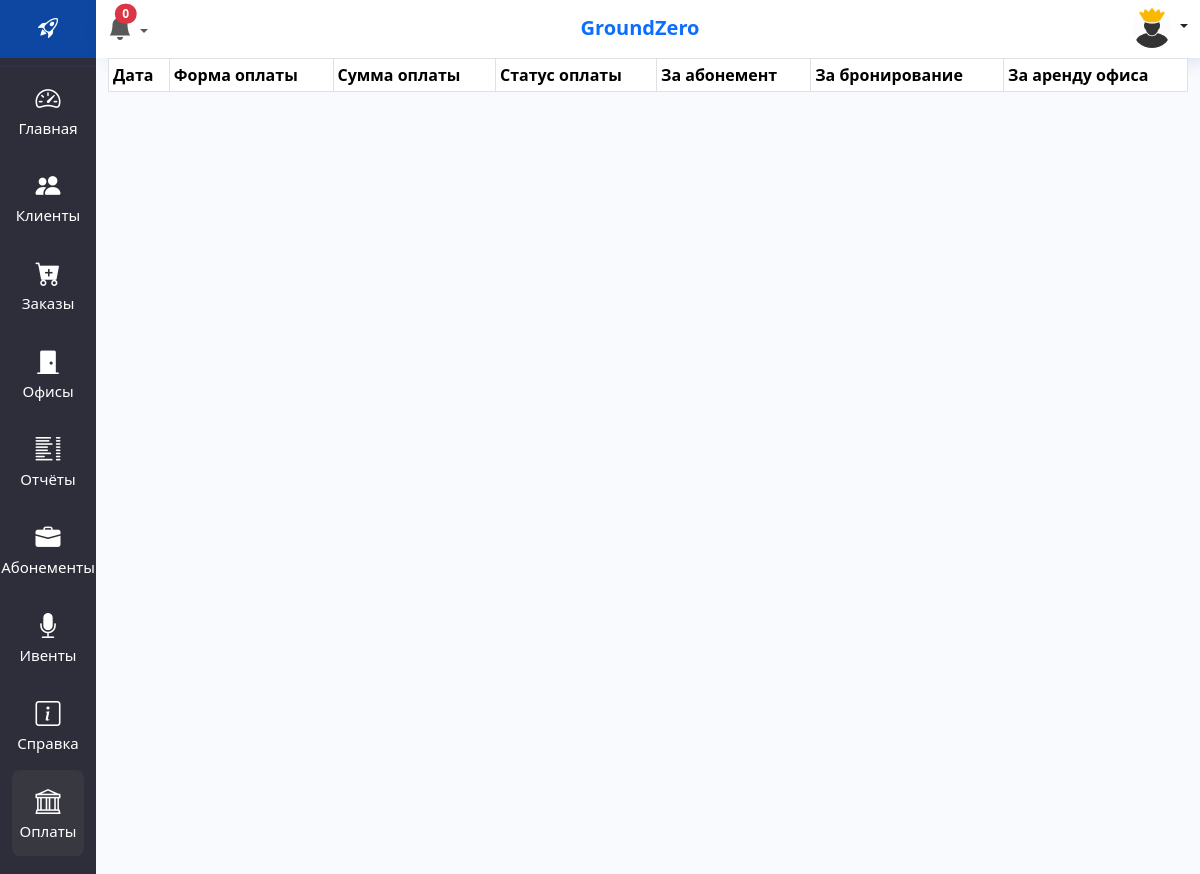
The app's page /payments/ (signed in), older data.
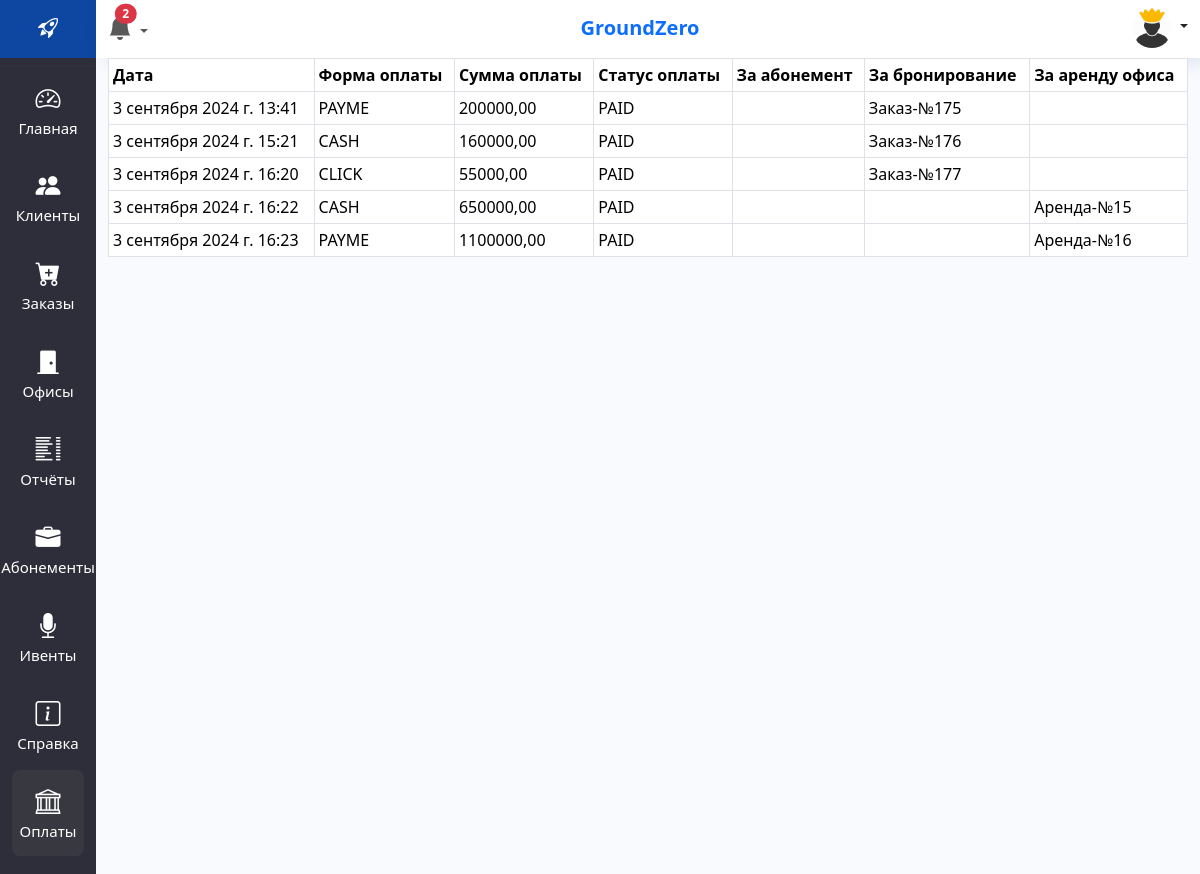
The same page, newer data.
### crm/models.py (models this page shows, shortened)
class Payments(models.Model):
    CLICK = 'CLICK'
    PAYME = "PAYME"
    CASH = 'CASH'
    UZUM = 'UZUM'
    PAYMENTS = [(CLICK, CLICK), (PAYME, PAYME), (CASH, CASH), (UZUM, UZUM)]
    PAYMENT_STATUS = [('PAID', 'ОПЛАЧЕН'), ('UNPAID', 'НЕОПЛАЧЕН')]
    payment = models.CharField(choices=PAYMENTS, blank=True, max_length=30, null=True, verbose_name='Тип оплаты')
    payment_status = models.CharField(choices=PAYMENT_STATUS, max_length=30, verbose_name="Статус оплаты",
                                      default="PAID")
    summa = models.DecimalField(decimal_places=2, max_digits=12, verbose_name='Сумма', blank=True, null=True)
    order = models.ForeignKey(Order, on_delete=models.CASCADE, blank=True, null=True, verbose_name='Комната',
                              related_name="payments")
    abonement = models.ForeignKey(AbonementBuyList, on_delete=models.CASCADE, blank=True, null=True,
                                  verbose_name='абонемент')
    officeRent = models.ForeignKey(OfficeRent, on_delete=models.CASCADE, blank=True, null=True, verbose_name='аренда')
    created_at = models.DateTimeField(auto_now_add=True)
    added_user = models.ForeignKey(settings.AUTH_USER_MODEL, on_delete=models.CASCADE, blank=True, null=True)
    class Meta:
        verbose_name = 'Оплата'
        verbose_name_plural = 'Оплаты'

class Order(models.Model):
    objects = None
    PAYMENT_STATUS = [('PAID', 'ОПЛАЧЕН'), ('UNPAID', 'НЕОПЛАЧЕН')]
    client = models.ForeignKey(Client, to_field="telegram_id", on_delete=models.CASCADE, verbose_name='Клиент')
    filial = models.ForeignKey(Filial, on_delete=models.CASCADE)
    product = models.ForeignKey(Rooms, on_delete=models.CASCADE)
    hour = models.PositiveSmallIntegerField(verbose_name='Длительность')
    payment_status = models.CharField(choices=PAYMENT_STATUS, max_length=30, verbose_name="Статус оплаты", default="UNPAID")
    summa = models.DecimalField(decimal_places=2, max_digits=12, verbose_name='Сумма', blank=True, null=True)
    summa_with_discount = models.DecimalField(decimal_places=2, max_digits=12, verbose_name='Сумма со скидкой',blank=True, null=True)
    order_start = models.DateTimeField(verbose_name='Бронировать от :')
    order_end = models.DateTimeField(verbose_name='Бронировать до :')
    added_user = models.ForeignKey(settings.AUTH_USER_MODEL, on_delete=models.CASCADE, null=True, blank=True)
    pay_accept_user = models.TextField(null=True, blank=True)
    comment = models.TextField(null=True, blank=True, verbose_name='Комментария')
    is_deleted = models.BooleanField(default=False)
    created_at = models.DateTimeField(default=django.utils.timezone.now, verbose_name='Дата создания')
    discount = models.PositiveSmallIntegerField(default=0)
    payment_detail = models.ForeignKey(ClickTransaction, on_delete=models.SET_NULL, null=True, blank=True)
    def __str__(self):
        return f"Заказ-№{self.pk}"
    class Meta:
        verbose_name = 'Заказ'
        verbose_name_plural = 'Заказы'

class OfficeRent(models.Model):
    objects = None
    office = models.ForeignKey(Rooms, on_delete=models.DO_NOTHING)
    rent_start = models.DateField(verbose_name='Начало бронирование')
    rent_end = models.DateField(verbose_name='Конец бронирование')
    booked_user = models.ForeignKey(Client, on_delete=models.CASCADE, verbose_name='Кто бронировал')
    is_active = models.BooleanField(default=False)
    is_paid = models.BooleanField(default=False)
    created_at = models.DateTimeField(auto_now_add=True)
    color = models.CharField(max_length=7, blank=True, null=True, unique=True)
    def __str__(self):
        return f"Аренда-№{self.pk}"
    class Meta:
        verbose_name = 'Аренда офиса'
        verbose_name_plural = 'Аренда офисов'

### crm/views.py (the view)
# urls.py: path('payments/', paymentsView, name='payments'),
def paymentsView(request):
    payments = Payments.objects.all()
    context = {'payments': payments, 'title': 'Оплаты', 'selectMenu': 'payments'}
    return render(request, 'crm/payments.html', context=context)

### crm/context_processor.py (called while the page is built)
def deactivete_subscribtion(request):
    eski_abonents = AbonementBuyList.objects.filter(subscription_end__lt=datetime.date.today()).update(is_active=False)
    OfficeRent.objects.filter(rent_end__lt=datetime.date.today()).update(is_active=False)
    Events.objects.filter(event_start_date__lt=datetime.date.today()).update(status='COMPLETED')
    return {
        'eski_abonents': eski_abonents
    }

### crm/templates/crm/payments.html (shortened to what this page needs)
{% extends 'base.html' %}
{% load static %}
{% block main %}
<table class="table table-hover table-bordered table-sm">
    <thead>
    <tr>
        <th>Дата</th>
        <th>Форма оплаты</th>
        <th>Сумма оплаты</th>
        <th>Статус оплаты</th>
        <th>За абонемент</th>
        <th>За бронирование</th>
        <th>За аренду офиса</th>
    </tr>
    </thead>
    <tbody>
    {%for pay in payments%}
    <tr>
        <td>{{pay.created_at}}</td>
        <td>{{pay.payment}}</td>
        <td>{{pay.summa}}</td>
        <td>{{pay.payment_status}}</td>
        <td>
        </td>
        <td>
            {% if pay.order%}
            {{pay.order}}
            {% endif %}
        </td>
        <td>
            {% if pay.officeRent%}
            {{pay.officeRent}}
            {% endif %}
        </td>
    </tr>
    {% endfor %}
    </tbody>
</table>
{% endblock main %}

Row changes from the older to the newer data that the page shows:
added Payments: created_at "3 сентября 2024 г. 13:41", payment "PAYME", summa "200000,00", payment_status "PAID", order "Заказ-№175"
added Payments: created_at "3 сентября 2024 г. 15:21", payment "CASH", summa "160000,00", payment_status "PAID", order "Заказ-№176"
added Payments: created_at "3 сентября 2024 г. 16:20", payment "CLICK", summa "55000,00", payment_status "PAID", order "Заказ-№177"
added Payments: created_at "3 сентября 2024 г. 16:22", payment "CASH", summa "650000,00", payment_status "PAID", officeRent "Аренда-№15"
added Payments: created_at "3 сентября 2024 г. 16:23", payment "PAYME", summa "1100000,00", payment_status "PAID", officeRent "Аренда-№16"
Text that changed along with them:
{{ counts }}: "0" → "2"
